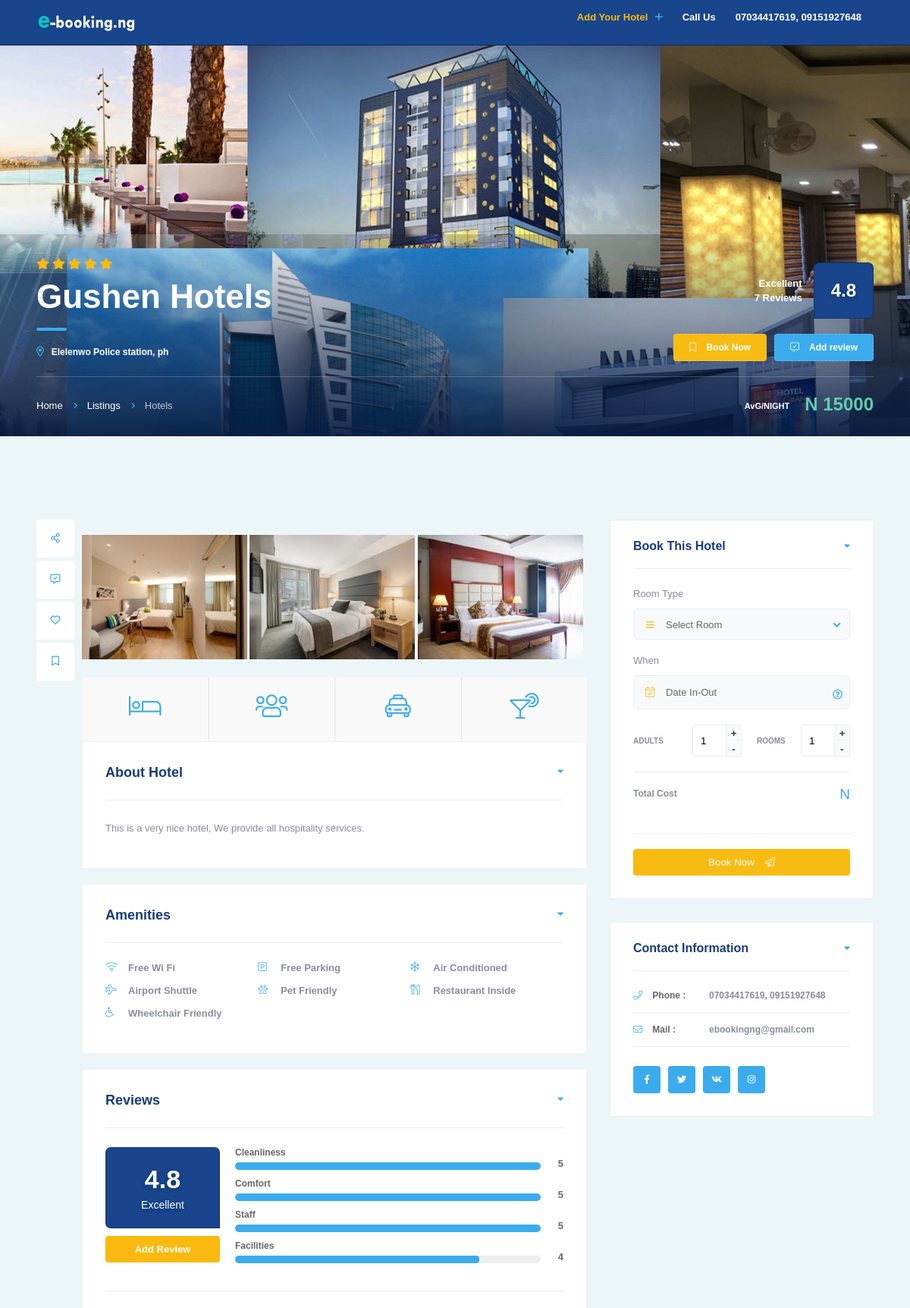
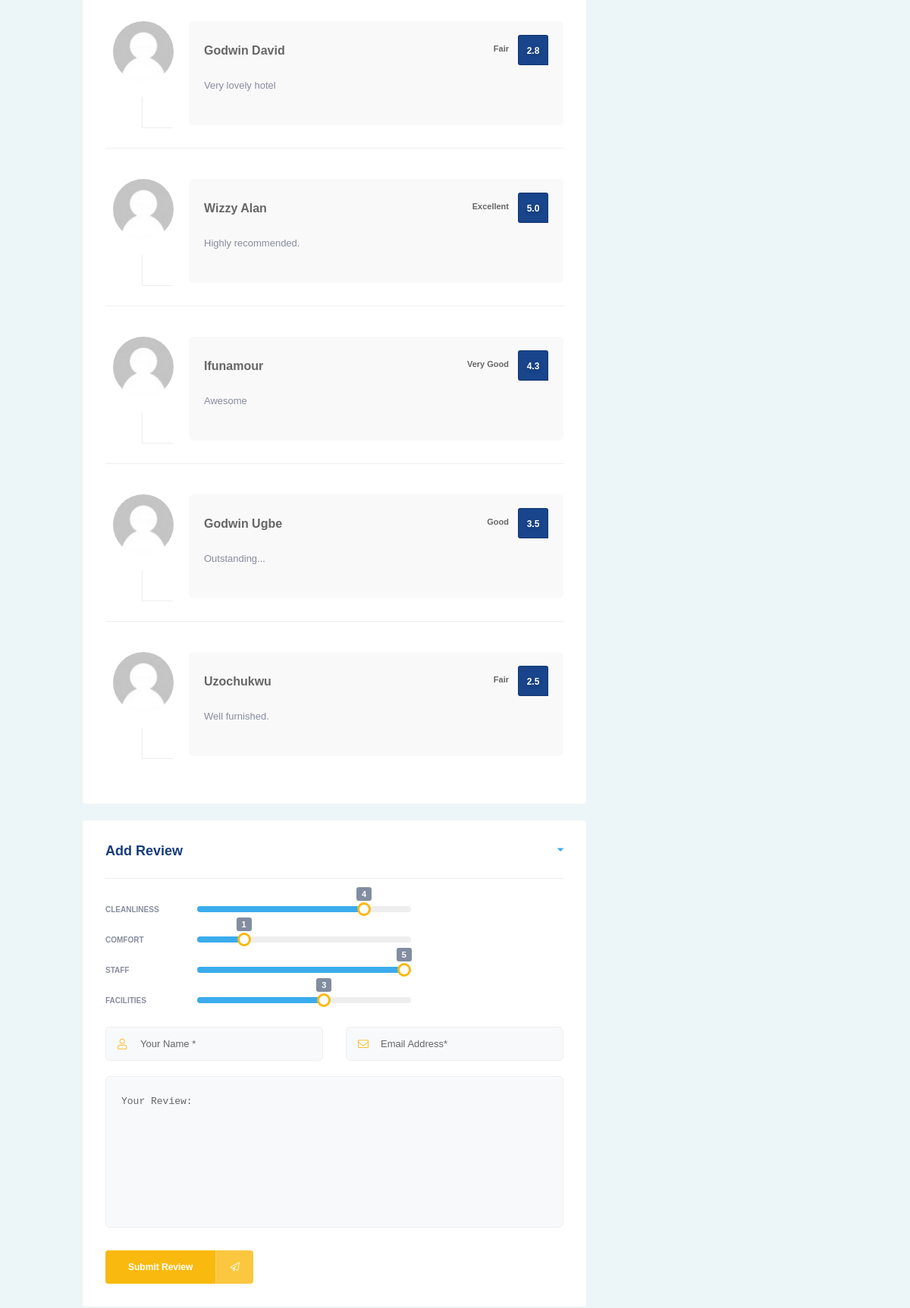
The page /listing-single.php?id=1 (upper part) on the database its author committed (2 pictures, top to bottom).
### tables this page shows
CREATE TABLE `hotels` (
  `id` int(11) NOT NULL,
  `h_name` varchar(200) NOT NULL,
  `type` varchar(200) NOT NULL,
  `avg_cost` varchar(200) NOT NULL,
  `website` text NOT NULL,
  `h_address` text NOT NULL,
  `h_state` text NOT NULL,
  `h_city` text NOT NULL,
  `h_phone` varchar(200) NOT NULL,
  `h_email` varchar(200) NOT NULL,
  `details` text NOT NULL
);

CREATE TABLE `reviews` (
  `id` int(11) NOT NULL,
  `hotel_id` int(11) NOT NULL,
  `rev_name` varchar(200) NOT NULL,
  `email` varchar(200) NOT NULL,
  `reviews` text NOT NULL,
  `cleanliness` int(11) NOT NULL,
  `comfort` int(11) NOT NULL,
  `staff` int(11) NOT NULL,
  `facilities` int(11) NOT NULL,
  `score` decimal(10,1) NOT NULL
);

CREATE TABLE `room_imgs` (
  `id` int(11) NOT NULL,
  `hotel_id` int(11) NOT NULL,
  `images` varchar(200) NOT NULL
);

### listing-single.php (the view, shortened to what the rows shown need)
<?php
require ('controllers/db.php');
$hotel_id ="";
if(isset($_GET['id'])){
    $hotel_id= $_GET['id'];
}else{
    header('location: index.php');
}
$query_hotels = mysqli_query($db, "SELECT * FROM hotels WHERE id = $hotel_id ");
$result = mysqli_fetch_assoc($query_hotels);
include('query_reviews.php');
?>
<!DOCTYPE HTML>
<html lang="en">
    <head>
        <link type="text/css" rel="stylesheet" href="css/reset.css">
        <link type="text/css" rel="stylesheet" href="css/plugins.css">
        <link type="text/css" rel="stylesheet" href="css/style.css">
        <link type="text/css" rel="stylesheet" href="css/color.css">
    </head>
    <body>
        <div id="main">
            <div id="wrapper">
                <div class="content">
                    <section class="list-single-hero" data-scrollax-parent="true" id="sec1">
                        <div class="list-single-hero-title fl-wrap">
                            <div class="container">
                                <div class="row">
                                    <div class="col-md-7">
                                        <h2><span><?php echo $result['h_name'] ?></span></h2>
                                        <div class="list-single-header-contacts fl-wrap">
                                            <ul>
                                                <li><i class="far fa-map-marker-alt"></i><a  href="#"><?php echo $result['h_address'] ?></a></li>
                                            </ul>
                                        </div>
                                    </div>
                                    <div class="col-md-5">
                                        <div class="list-single-hero-details fl-wrap">
                                            <div class="list-single-hero-rating">
                                                <div class="rate-class-name">
                                                    <div class="score"><strong><?php echo $remark; ?> </strong><?php echo mysqli_num_rows($q_reviews); ?> Reviews </div>
                                                    <span><?php if($score == 0){ echo '4.0';}else echo $score ;?> </span>
                                                </div>
                                            </div>
                                        </div>
                                    </div>
                                </div>
                                <div class="breadcrumbs-hero-buttom fl-wrap">
                                    <div class="list-single-hero-price" >AvG/NIGHT<span>N <?php echo $result['avg_cost'] ?></span></div>
                                </div>
                            </div>
                        </div>
                    </section>
                    <section class="grey-blue-bg small-padding scroll-nav-container" id="sec2">
                        <div class="container">
                            <div class="row">
                                <div class="col-md-8">
                                    <div class="list-single-main-container ">
                                        <h2 style="font-size: 1.5rem; padding-bottom: 20px; font-weight: bold; color: green"><?php if(isset($_SESSION['rev_success'])){echo $_SESSION['rev_success'];} unset($_SESSION['rev_success']); ?></h2>
                                        <div class="list-single-main-media fl-wrap">
                                            <div class="gallery-items grid-small-pad  list-single-gallery three-coulms lightgallery">
                                                <?php
                                                    $query_img = mysqli_query($db, "SELECT * FROM room_imgs WHERE hotel_id ='$hotel_id' LIMIT 6");
                                                    while ($query_img_result = mysqli_fetch_assoc($query_img)){
                                                ?>
                                                <div class="gallery-item ">
                                                    <div class="grid-item-holder">
                                                        <div class="box-item">
                                                            <img  src="images/hotel_imgs/<?php echo $query_img_result['images']?>"   alt="">
                                                        </div>
                                                    </div>
                                                </div>
                                                <?php } ?>
                                            </div>
                                        </div>
                                        <div class="list-single-main-item fl-wrap">
                                            <div class="list-single-main-item-title fl-wrap">
                                                <h3>About Hotel </h3>
                                            </div>
                                            <p><?php echo $result['details']?></p>
                                        </div>
                                        <div class="list-single-main-item fl-wrap" id="sec5">
                                            <div class="reviews-score-wrap fl-wrap">
                                                <div class="review-score-total">
                                                    <span>
                                                    <?php if($score == 0){ echo '4.0';}else echo $score ;?>
                                                    <strong><?php echo $remark ;?></strong>
                                                    </span>
                                                    <a href="#sec6" class="color2-bg custom-scroll-link">Add Review</a>
                                                </div>
                                                <div class="review-score-detail">
                                                    <div class="review-score-detail-list">
                                                        <div class="rate-item fl-wrap">
                                                            <div class="rate-item-title fl-wrap"><span>Cleanliness</span></div>
                                                            <div class="rate-item-bg" data-percent="<?php echo ($cleanliness/5)*100; ?>%">
                                                                <div class="rate-item-line color-bg"></div>
                                                            </div>
                                                            <div class="rate-item-percent"><?php echo $cleanliness ;?></div>
                                                        </div>
                                                        <div class="rate-item fl-wrap">
                                                            <div class="rate-item-title fl-wrap"><span>Comfort</span></div>
                                                            <div class="rate-item-bg" data-percent="<?php echo ($comfort/5)*100; ?>%">
                                                                <div class="rate-item-line color-bg"></div>
                                                            </div>
                                                            <div class="rate-item-percent"><?php echo $comfort ;?></div>
                                                        </div>
                                                        <div class="rate-item fl-wrap">
                                                            <div class="rate-item-title fl-wrap"><span>Staff</span></div>
                                                            <div class="rate-item-bg" data-percent="<?php echo ($staff/5)*100; ?>%">
                                                                <div class="rate-item-line color-bg"></div>
                                                            </div>
                                                            <div class="rate-item-percent"><?php echo $staff ;?></div>
                                                        </div>
                                                        <div class="rate-item fl-wrap">
                                                            <div class="rate-item-title fl-wrap"><span>Facilities</span></div>
                                                            <div class="rate-item-bg" data-percent="<?php echo ($facilities/5)*100; ?>%">
                                                                <div class="rate-item-line color-bg"></div>
                                                            </div>
                                                            <div class="rate-item-percent"><?php echo $facilities ;?></div>
                                                        </div>
                                                    </div>
                                                </div>
                                            </div>
                                            <div class="reviews-comments-wrap">
                                                <?php
                                                while($reviews = mysqli_fetch_assoc($q_reviews)){
                                                    $remark = '';
                                                    $score = $reviews['score'];
                                                    switch ($score){
                                                        case $score >= 4.5 :
                                                            $remark = 'Excellent';
                                                            break;
                                                        case $score >= 4 :
                                                            $remark = 'Very Good';
                                                            break;
                                                        case $score >= 3 :
                                                            $remark = 'Good';
                                                            break;
                                                        default :
                                                            $remark = 'Fair';
                                                    }
                                                    if($reviews['rev_name'] !== ''){
                                                ?>
                                                <div class="reviews-comments-item">
                                                    <div class="review-comments-avatar">
                                                        <img src="images/avatar/avatar-bg.png" alt="">
                                                    </div>
                                                    <div class="reviews-comments-item-text">
                                                        <h4><a href="#"><?php echo $reviews['rev_name']; ?></a></h4>
                                                        <div class="review-score-user">
                                                            <span><?php if($score == 0){ echo '4.0';}else echo  $reviews['score'] ;?></span>
                                                            <strong><?php echo $remark ?></strong>
                                                        </div>
                                                        <div class="clearfix"></div>
                                                        <p><?php echo $reviews['reviews']; ?></p>
                                                    </div>
                                                </div>
                                                <?php }} ?>
                                            </div>
                                        </div>
                                    </div>
                                </div>
                            </div>
                        </div>
                    </section>
                </div>
            </div>
        </div>
    </body>
</html>

### rows shown on the page
hotels: h_name "Gushen Hotels", h_address "Elelenwo Police station, ph", avg_cost "15000", details "This is a very nice hotel, We provide all hospitality services."
reviews: remark "Excellent", score "4.8", cleanliness "5", comfort "5", staff "5", facilities "4"
room_imgs: images (picture)
room_imgs: images (picture)
room_imgs: images (picture)
reviews: rev_name "Godwin David", score "2.8", score "Fair", reviews "Very lovely hotel"
reviews: rev_name "Wizzy Alan", score "5.0", score "Excellent", reviews "Highly recommended."
reviews: rev_name "Ifunamour", score "4.3", score "Very Good", reviews "Awesome"
reviews: rev_name "Godwin Ugbe", score "3.5", score "Good", reviews "Outstanding..."
reviews: rev_name "Uzochukwu", score "2.5", score "Fair", reviews "Well furnished."

### other values the page prints
mysqli_num_rows($q_reviews) "7"
